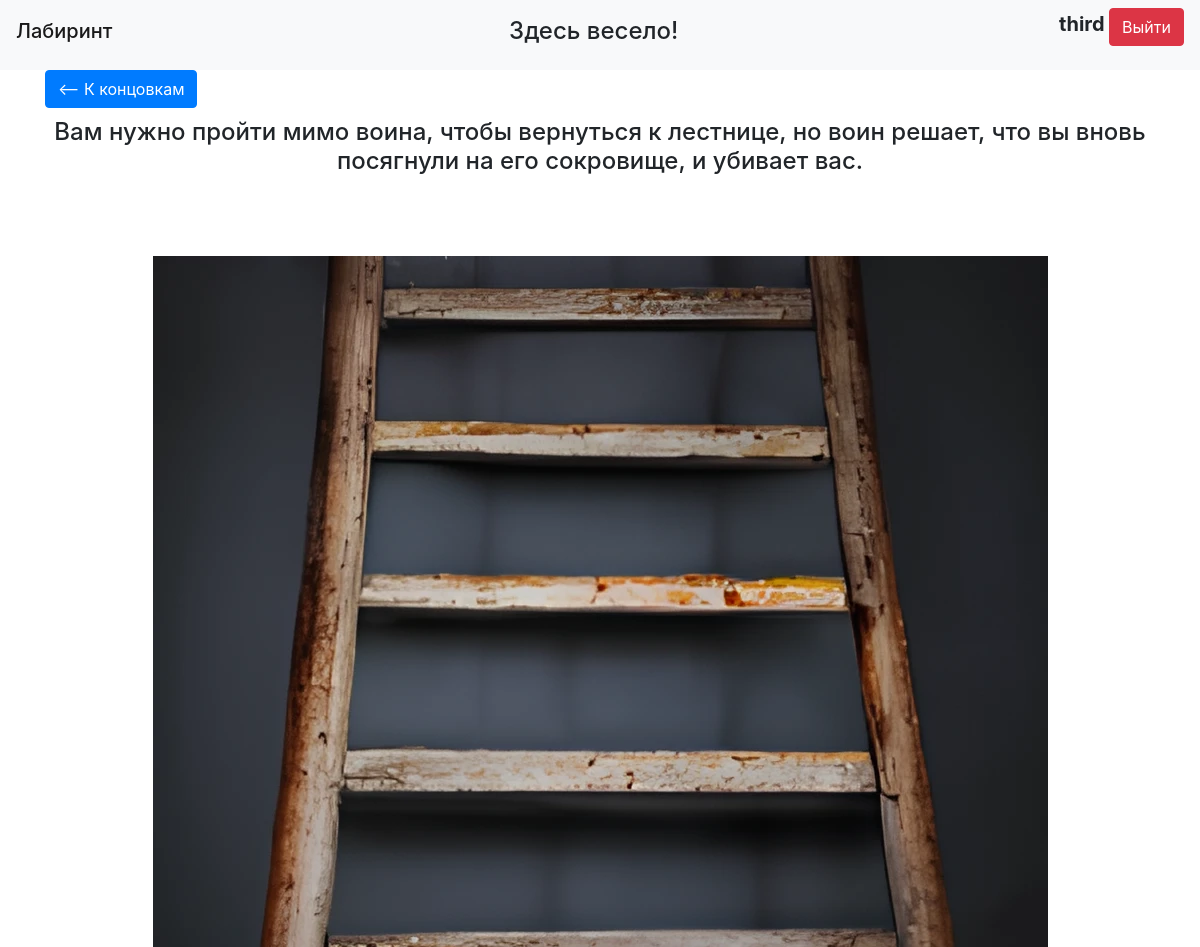
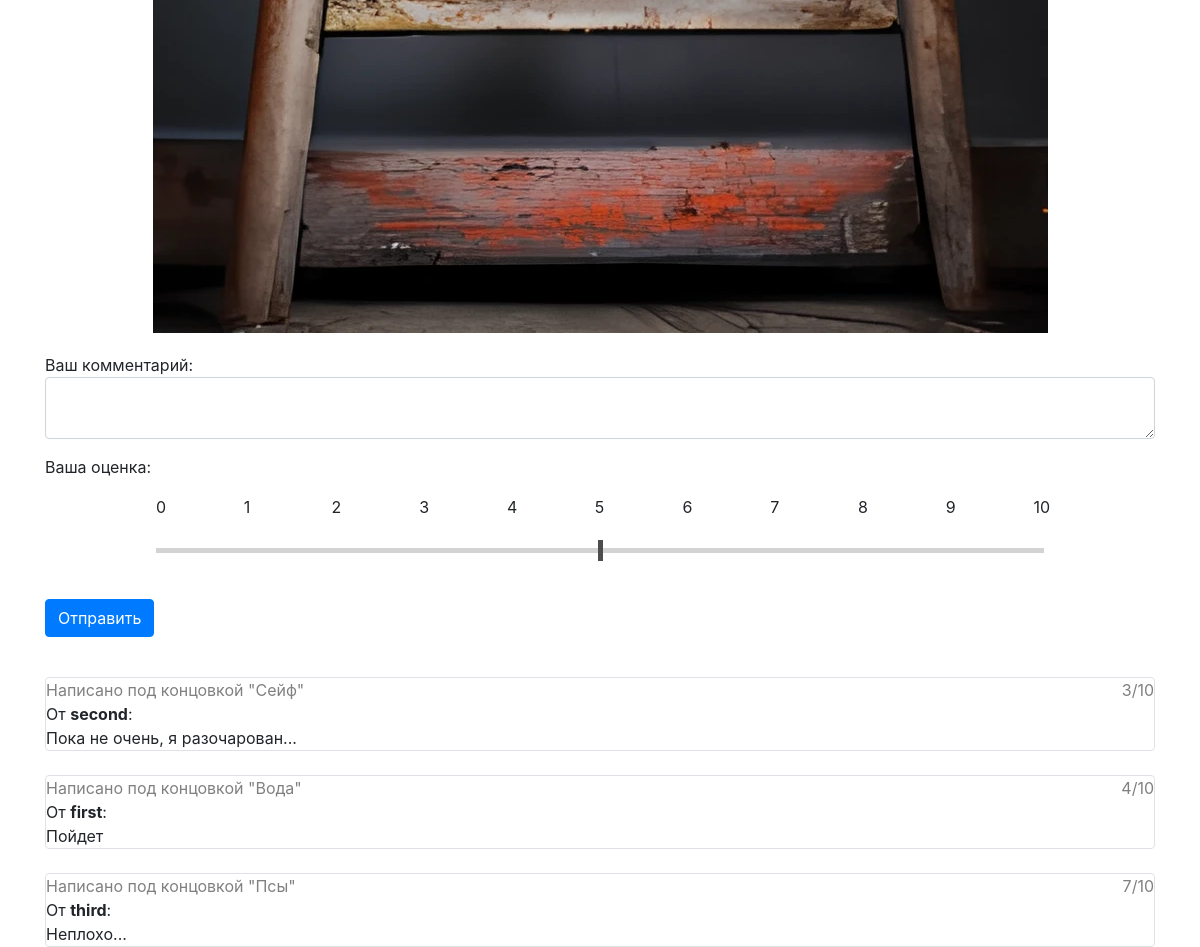
Screenshot of /passings/1 (signed in) with the database file from the repository (2 pictures, top to bottom).
### data/tables/users.py (models this page shows, shortened)
class User(SqlAlchemyBase, UserMixin, SerializerMixin):
    __tablename__ = 'users'
    id = sqlalchemy.Column(sqlalchemy.Integer,
                           primary_key=True, autoincrement=True)
    name = sqlalchemy.Column(sqlalchemy.String, unique=True)
    hashed_password = sqlalchemy.Column(sqlalchemy.String)
    reviews = orm.relationship("Review", back_populates="user")
    combos = orm.relationship("Combo", back_populates="user")
    passings = orm.relationship("Passing", back_populates="user")

### data/tables/endings.py (models this page shows)
class Ending(SqlAlchemyBase, SerializerMixin):
    __tablename__ = 'endings'
    id = sqlalchemy.Column(sqlalchemy.Integer,
                           primary_key=True, autoincrement=True)
    path_to_picture = sqlalchemy.Column(sqlalchemy.String, nullable=True)
    text = sqlalchemy.Column(sqlalchemy.String, nullable=True)
    name = sqlalchemy.Column(sqlalchemy.String, nullable=True)
    reviews = orm.relationship("Review", back_populates="ending")
    passings = orm.relationship("Passing", back_populates="ending")

### data/tables/reviews.py (models this page shows)
class Review(SqlAlchemyBase, SerializerMixin):
    __tablename__ = 'reviews'
    id = sqlalchemy.Column(sqlalchemy.Integer,
                           primary_key=True, autoincrement=True)
    ending_id = sqlalchemy.Column(sqlalchemy.Integer, sqlalchemy.ForeignKey("endings.id"))
    user_id = sqlalchemy.Column(sqlalchemy.Integer, sqlalchemy.ForeignKey("users.id"))
    date = sqlalchemy.Column(sqlalchemy.DateTime, default=datetime.now())
    text = sqlalchemy.Column(sqlalchemy.String, nullable=True)
    mark = sqlalchemy.Column(sqlalchemy.Integer)
    ending = orm.relationship('Ending')
    user = orm.relationship("User")

### data/api/login_api.py (the view)
    def worker(*args, **kwargs):
        if current_user.is_authenticated:
            return func(*args, **kwargs)
        return redirect("/login")

### forms/ending.py
class EndingForm(FlaskForm):
    comment = TextAreaField('Ваш комментарий', validators=[DataRequired()])
    slider = DecimalRangeField("Оценка", validators=[NumberRange(min=0, max=10)],
                               render_kw={"step": "1"})
    submit = SubmitField('Отправить', name="enter")

### data/api/login_api.py (called while the page is built)
def need_login(func):
    def worker(*args, **kwargs):
        if current_user.is_authenticated:
            return func(*args, **kwargs)
        return redirect("/login")
    worker.__name__ = func.__name__
    return worker

### data/api/passing_api.py (called while the page is built, shortened)
@blueprint.route("/passings/<int:passing_id>", methods=["GET", "POST"])
@need_login
def get_passing(passing_id):
    dbs = db_session.create_session()
    passing = dbs.query(Passing).get(passing_id)
    if not passing:
        abort(400)
    user = passing.user
    ending = passing.ending
    form = EndingForm()
    print(form.slider.data)
    return render_template("ending.html", user=user, ending=ending,
                           reviews=dbs.query(Review).all(), form=form, title=ending.name)

### data/db_session.py (called while the page is built)
def create_session() -> Session:
    global __factory
    return __factory()

### main.py (called while the page is built)
@login_manager.user_loader
def load_user(user_id):
    db_sess = db_session.create_session()
    return db_sess.query(User).get(user_id)

### templates/ending.html (shortened to what this page needs)
{% extends "base.html" %}
{% block content %}
<form action="" method="post">
    <div class="left">
    <a type="button" class="btn btn-primary" href="/passings"><-- К концовкам</a>
    </div>
    <br><br>
    <a class="center">
    <h4>{{ ending.text }}</h4>
    {% for i in range(3) %}<br>{% endfor %}
        <p class="center"><img src="{{ url_for('static', filename=ending.path_to_picture) }}"></p>
    </a>
        <div>Ваш комментарий:</div>
        <p>{{ form.comment(class="form-control", type="textarea") }}</p>
        <p>Ваша оценка: </p>
        <a style="margin-left: 10%;">
        {% for i in range(11) %}
        <p style="width: 7.5%; display: inline-block;">{{ loop.index - 1 }}</p>
        {% endfor %}
        </a>
        <p style="text-align: center;">{{ form.slider(class="slider", type="range") }}</p>
        <br>
        <p>{{ form.submit(type="submit", class="btn btn-primary") }}</p>
        {% for review in reviews %}
    <br>
    <div class="col-md6 border rounded">
        <div style="color: gray;">Написано под концовкой "{{ review.ending.name }}"<span style="float: right;">{{ review.mark }}/10</span></div>
        <div style="display: inline-block;">
            <a>От </a><a style="font-weight: bold;">{{review.user.name}}</a><a>:</a>
        </div>
        <div class="width">{{ review.text }}</div>
    </div>
    {% endfor %}
</form>
{% endblock %}

### templates/base.html (shortened to what this page needs)
<!doctype html>
<html lang="en">
<head>
    <link rel="stylesheet"
          href="https://stackpath.bootstrapcdn.com/bootstrap/4.4.1/css/bootstrap.min.css"
>
    <link rel="stylesheet" type="text/css" href="{{ url_for('static', filename='css/style.css') }}" />
</head>
<body>
<header>
    <nav class="navbar navbar-light bg-light">
        <h4 class="navbar-brand">Лабиринт</h4>
        <h4 class="center">Здесь весело!</h4>
        {% if current_user.is_authenticated %}
        <p>
            <a class="bold">{{ current_user.name }}</a>
            <a type="button" class="btn btn-danger" href="/logout">Выйти</a>
        </p>
        {% elif func == 0 %}
            <a type="button" class="btn btn-primary" href="/register">Зарегистрироваться</a>
        {% else %}
            <a type="button" class="btn btn-primary" href="/login">Войти</a>
        {% endif %}
    </nav>
</header>
<main role="main" class="container">
{% block content %}{% endblock %}
</main>
</body>
</html>

### static/css/style.css (style rules this page uses)
.slider { -webkit-appearance: none; width: 80%; height: 5px; background: #d3d3d3; opacity: 1; -webkit-transition: .2s; transition: opacity .2s; }
.center { text-align: center; align: center; }
.bold { font-size: 20px; font-weight: bold; }
.left { float: left; }
.container { overflow: hidden; }

### rows the page displays
User: name "third"
Ending: text "Вам нужно пройти мимо воина, чтобы вернуться к лестнице, но воин решает, что вы вновь посягнули на его сокровище, и убивает вас.", path_to_picture (picture)
Review: ending.name "Сейф", mark "3", user.name "second", text "Пока не очень, я разочарован..."
Review: ending.name "Вода", mark "4", user.name "first", text "Пойдет"
Review: ending.name "Псы", mark "7", user.name "third", text "Неплохо..."
